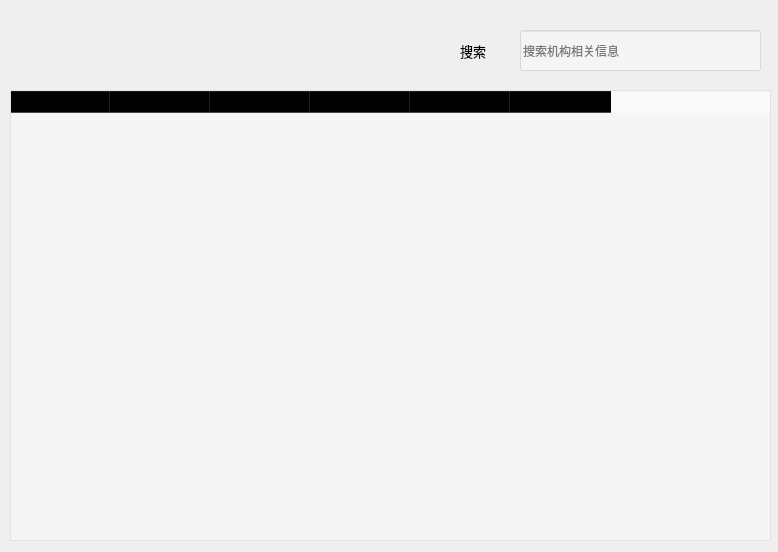
<?xml version="1.0" encoding="UTF-8"?>
<ui version="4.0">
 <class>PAResult</class>
 <widget class="QWidget" name="PAResult">
  <property name="geometry">
   <rect>
    <x>0</x>
    <y>0</y>
    <width>778</width>
    <height>552</height>
   </rect>
  </property>
  <property name="windowTitle">
   <string>PAResult</string>
  </property>
  <widget class="QTableWidget" name="tableWidget_level">
   <property name="geometry">
    <rect>
     <x>10</x>
     <y>90</y>
     <width>761</width>
     <height>451</height>
    </rect>
   </property>
   <property name="styleSheet">
    <string notr="true">background-color: rgba(255, 255, 255, 100);</string>
   </property>
   <property name="selectionBehavior">
    <enum>QAbstractItemView::SelectRows</enum>
   </property>
   <property name="showGrid">
    <bool>false</bool>
   </property>
   <column>
    <property name="text">
     <string>机构受理编号</string>
    </property>
   </column>
   <column>
    <property name="text">
     <string>机构名称</string>
    </property>
   </column>
   <column>
    <property name="text">
     <string>绩效等级</string>
    </property>
   </column>
   <column>
    <property name="text">
     <string>评级日期</string>
    </property>
   </column>
   <column>
    <property name="text">
     <string>是否填写</string>
    </property>
   </column>
   <column>
    <property name="text">
     <string>考核周期</string>
    </property>
   </column>
  </widget>
  <widget class="QLabel" name="label">
   <property name="geometry">
    <rect>
     <x>460</x>
     <y>30</y>
     <width>58</width>
     <height>41</height>
    </rect>
   </property>
   <property name="font">
    <font>
     <family>微软雅黑</family>
     <pointsize>10</pointsize>
    </font>
   </property>
   <property name="text">
    <string>搜索</string>
   </property>
  </widget>
  <widget class="QLineEdit" name="lineEdit_search">
   <property name="geometry">
    <rect>
     <x>520</x>
     <y>30</y>
     <width>241</width>
     <height>41</height>
    </rect>
   </property>
   <property name="styleSheet">
    <string notr="true">background-color: rgba(255, 255, 255, 100);</string>
   </property>
   <property name="text">
    <string/>
   </property>
   <property name="placeholderText">
    <string>搜索机构相关信息</string>
   </property>
  </widget>
 </widget>
 <layoutdefault spacing="6" margin="11"/>
 <resources/>
 <connections/>
</ui>
